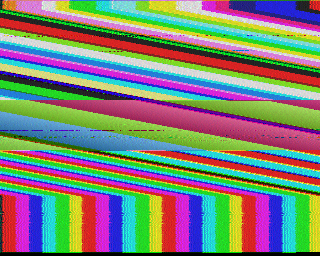
#> input picture resources/20241227-2307_SSTV-color-test.png, 320 x 256 px
$ python image_process.py
#> lines starting #> are read from the running program, lines starting #| are printed output that depends on the picture
# [30 lines of commented-out code are left out]

import cv2
import numpy as np

import os
os.chdir(os.path.dirname(os.path.realpath(__file__)))

# 读取图片
img = cv2.imread('../resources/20241227-2307_SSTV-color-test.png')
#> img is the input picture: shape (256, 320, 3); mean B, G, R 118.8, 130.8, 124.8

# 分离RGB通道
b, g, r = cv2.split(img)
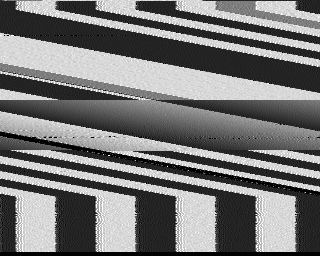
#> b: shape (256, 320); min 0, max 255, mean 118.8
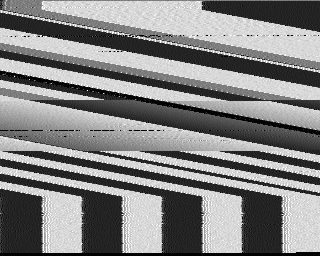
#> g: shape (256, 320); min 0, max 255, mean 130.8
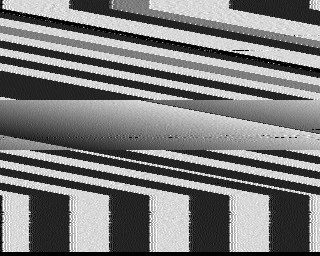
#> r: shape (256, 320); min 0, max 255, mean 124.8

# 创建三张单通道图片
r_img = np.zeros_like(img)
g_img = np.zeros_like(img)
b_img = np.zeros_like(img)

# 为每个通道赋值
r_img[:,:,2] = r
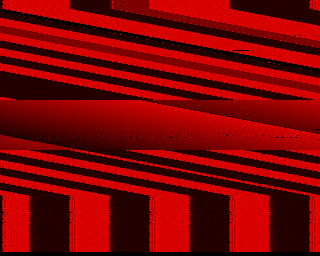
#> r_img: shape (256, 320, 3); mean of channels 0, 1, 2 0, 0, 124.8; drawn as B, G, R
g_img[:,:,1] = g
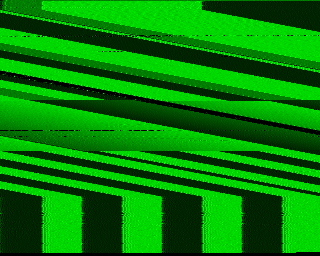
#> g_img: shape (256, 320, 3); mean of channels 0, 1, 2 0, 130.8, 0; drawn as B, G, R
b_img[:,:,0] = b
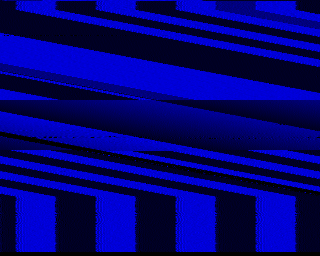
#> b_img: shape (256, 320, 3); mean of channels 0, 1, 2 118.8, 0, 0; drawn as B, G, R

# 保存三张分量图片
cv2.imwrite('../resources/20241227-2307_SSTV-color-test_R.png', r_img)
cv2.imwrite('../resources/20241227-2307_SSTV-color-test_G.png', g_img)
cv2.imwrite('../resources/20241227-2307_SSTV-color-test_B.png', b_img)

$ run again, with resources/20241227-1650_SSTV-color-test.png copied over resources/20241227-2307_SSTV-color-test.png
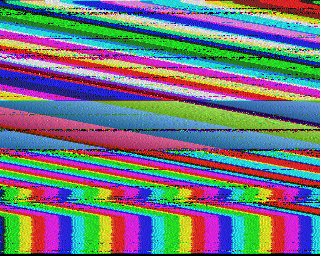
#> input picture resources/20241227-1650_SSTV-color-test.png, 320 x 256 px
#> img is the input picture: shape (256, 320, 3); mean B, G, R 125.5, 116.7, 113.4
#> `g_img[:,:,1] = g`:
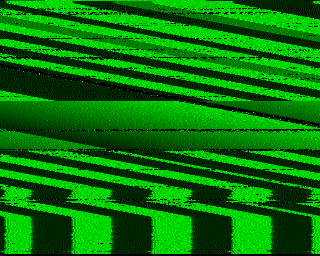
#> g_img: shape (256, 320, 3); mean of channels 0, 1, 2 0, 116.7, 0; drawn as B, G, R
#> `b_img[:,:,0] = b`:
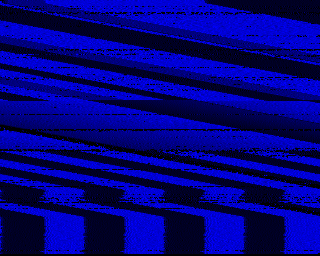
#> b_img: shape (256, 320, 3); mean of channels 0, 1, 2 125.5, 0, 0; drawn as B, G, R
